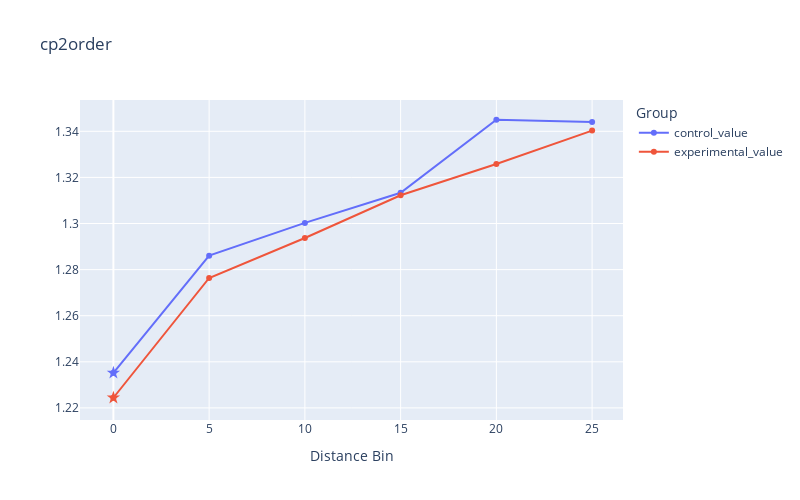
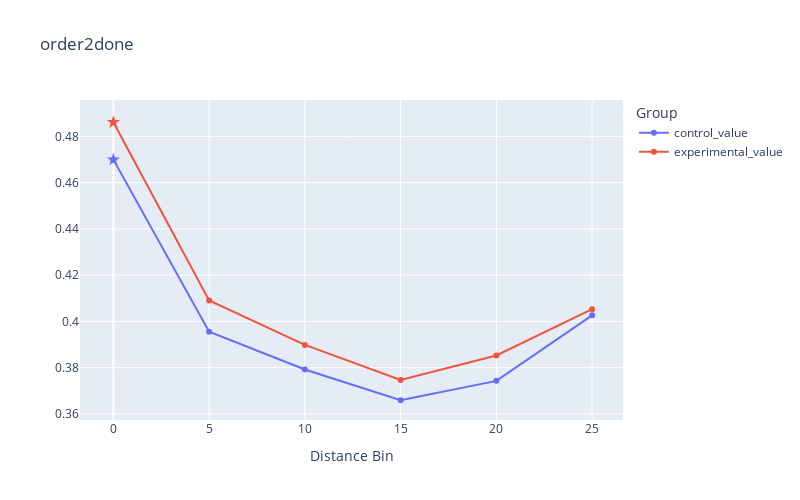
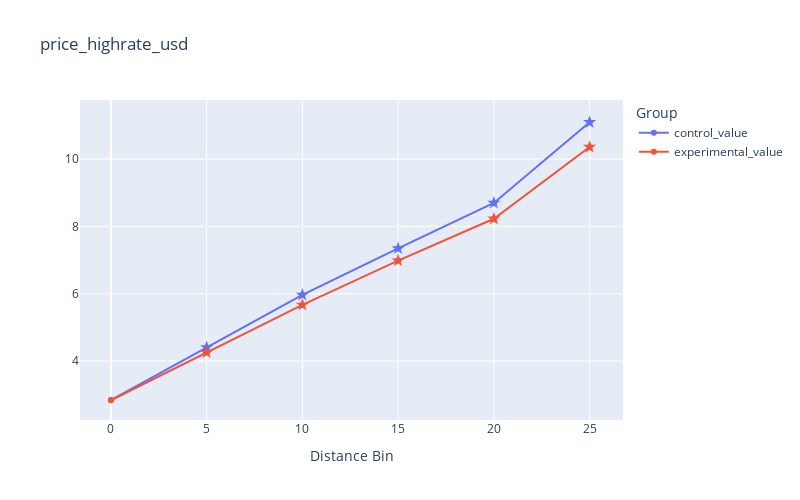
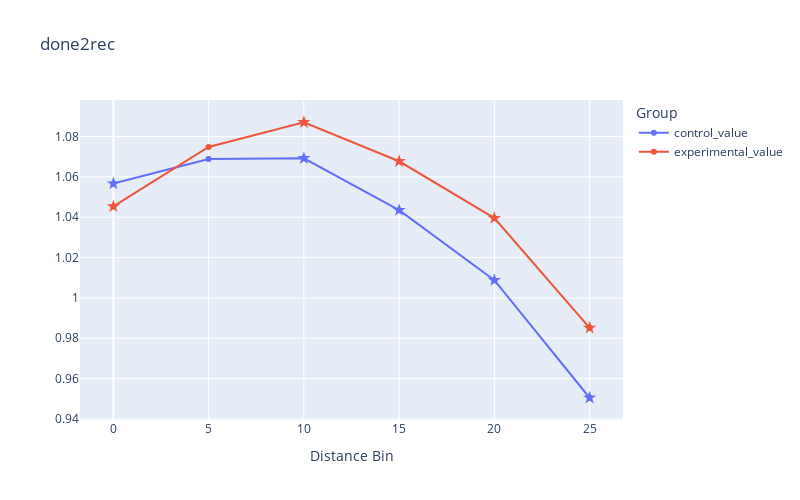

The cell these charts' notebook holds for them, in order:
### Code cell
filtered_df = df_results[df_results['metric'].isin(
    ['cp2order', 'order2done', 'price_highrate_usd', 'done2rec', 'dynamic_surge', 'balance', 'surge_gr_1_orders_share', 'surge_le_1_orders_share', 'surge_gr_1_cp2order', 'surge_le_1_cp2order', 'surge_gr_1_cp2done', 'surge_le_1_cp2done']
)]

# Melt the DataFrame for easier plotting
df_melted = filtered_df.melt(
    id_vars=["metric", "dist_bin", "is_significant"],
    value_vars=["control_value", "experimental_value"],
    var_name="value_type",
    value_name="value"
)

# Create a separate plot for each metric
unique_metrics = df_melted["metric"].unique()

for metric in unique_metrics:
    metric_data = df_melted[df_melted["metric"] == metric]
    
    # Add a column to indicate significant points
    metric_data["marker_style"] = metric_data["is_significant"].apply(lambda x: "star" if x else "circle")
    
    # Create the line plot
    fig = px.line(
        metric_data,
        x="dist_bin",
        y="value",
        color="value_type",
        markers=True,
        title=f"{metric}",
        labels={"value": "Value", "dist_bin": "Distance Bin", "value_type": "Group"}
    )
    
    # Extract line colors from the figure
    line_colors = {trace.name: trace.line.color for trace in fig.data if 'line' in trace}
    
    # Add scatter plots for significant points with matching colors
    for value_type in metric_data["value_type"].unique():
        value_data = metric_data[(metric_data["value_type"] == value_type) & (metric_data["is_significant"])]
        fig.add_scatter(
            x=value_data["dist_bin"],
            y=value_data["value"],
            mode="markers",
            marker=dict(
                symbol="star",
                size=10,
                color=line_colors[value_type]  # Use the same color as the corresponding line
            ),
            showlegend=False,  # Hide from legend
            hoverinfo='skip'  # Hide hover info
        )
    
    # Customize layout
    fig.update_layout(
        legend_title="Group",
        xaxis_title="Distance Bin",
        yaxis_title="",
        width=800,
        height=500
    )
    
    # Show the plot
    fig.show()

### Figure 1 — Plotly figure (JSON) as saved in the notebook; plotly's stock layout.template omitted (floating-point values rounded to 4 significant figures)
{"data": [{"hovertemplate": "Group=control_value<br>Distance Bin=%{x}<br>Value=%{y}<extra></extra>", "legendgroup": "control_value", "line": {"color": "#636efa", "dash": "solid"}, "marker": {"symbol": "circle"}, "mode": "lines+markers", "name": "control_value", "orientation": "v", "showlegend": true, "x": [0, 5, 10, 15, 20, 25], "xaxis": "x", "y": [1.235, 1.286, 1.3, 1.313, 1.345, 1.344], "yaxis": "y", "type": "scatter"}, {"hovertemplate": "Group=experimental_value<br>Distance Bin=%{x}<br>Value=%{y}<extra></extra>", "legendgroup": "experimental_value", "line": {"color": "#EF553B", "dash": "solid"}, "marker": {"symbol": "circle"}, "mode": "lines+markers", "name": "experimental_value", "orientation": "v", "showlegend": true, "x": [0, 5, 10, 15, 20, 25], "xaxis": "x", "y": [1.224, 1.276, 1.294, 1.312, 1.326, 1.34], "yaxis": "y", "type": "scatter"}, {"hoverinfo": "skip", "marker": {"color": "#636efa", "size": 10, "symbol": "star"}, "mode": "markers", "showlegend": false, "x": [0], "y": [1.235], "type": "scatter"}, {"hoverinfo": "skip", "marker": {"color": "#EF553B", "size": 10, "symbol": "star"}, "mode": "markers", "showlegend": false, "x": [0], "y": [1.224], "type": "scatter"}], "layout": {"xaxis": {"anchor": "y", "domain": [0.0, 1.0], "title": {"text": "Distance Bin"}}, "yaxis": {"anchor": "x", "domain": [0.0, 1.0], "title": {"text": ""}}, "legend": {"title": {"text": "Group"}, "tracegroupgap": 0}, "title": {"text": "cp2order"}, "width": 800, "height": 500}}

### Figure 2 — Plotly figure (JSON) as saved in the notebook; plotly's stock layout.template omitted (floating-point values rounded to 4 significant figures)
{"data": [{"hovertemplate": "Group=control_value<br>Distance Bin=%{x}<br>Value=%{y}<extra></extra>", "legendgroup": "control_value", "line": {"color": "#636efa", "dash": "solid"}, "marker": {"symbol": "circle"}, "mode": "lines+markers", "name": "control_value", "orientation": "v", "showlegend": true, "x": [0, 5, 10, 15, 20, 25], "xaxis": "x", "y": [0.47, 0.3955, 0.3792, 0.3659, 0.3743, 0.4026], "yaxis": "y", "type": "scatter"}, {"hovertemplate": "Group=experimental_value<br>Distance Bin=%{x}<br>Value=%{y}<extra></extra>", "legendgroup": "experimental_value", "line": {"color": "#EF553B", "dash": "solid"}, "marker": {"symbol": "circle"}, "mode": "lines+markers", "name": "experimental_value", "orientation": "v", "showlegend": true, "x": [0, 5, 10, 15, 20, 25], "xaxis": "x", "y": [0.4861, 0.409, 0.3898, 0.3746, 0.3852, 0.4053], "yaxis": "y", "type": "scatter"}, {"hoverinfo": "skip", "marker": {"color": "#636efa", "size": 10, "symbol": "star"}, "mode": "markers", "showlegend": false, "x": [0], "y": [0.47], "type": "scatter"}, {"hoverinfo": "skip", "marker": {"color": "#EF553B", "size": 10, "symbol": "star"}, "mode": "markers", "showlegend": false, "x": [0], "y": [0.4861], "type": "scatter"}], "layout": {"xaxis": {"anchor": "y", "domain": [0.0, 1.0], "title": {"text": "Distance Bin"}}, "yaxis": {"anchor": "x", "domain": [0.0, 1.0], "title": {"text": ""}}, "legend": {"title": {"text": "Group"}, "tracegroupgap": 0}, "title": {"text": "order2done"}, "width": 800, "height": 500}}

### Figure 3 — Plotly figure (JSON) as saved in the notebook; plotly's stock layout.template omitted (floating-point values rounded to 4 significant figures)
{"data": [{"hovertemplate": "Group=control_value<br>Distance Bin=%{x}<br>Value=%{y}<extra></extra>", "legendgroup": "control_value", "line": {"color": "#636efa", "dash": "solid"}, "marker": {"symbol": "circle"}, "mode": "lines+markers", "name": "control_value", "orientation": "v", "showlegend": true, "x": [0, 5, 10, 15, 20, 25], "xaxis": "x", "y": [2.842, 4.402, 5.964, 7.346, 8.696, 11.09], "yaxis": "y", "type": "scatter"}, {"hovertemplate": "Group=experimental_value<br>Distance Bin=%{x}<br>Value=%{y}<extra></extra>", "legendgroup": "experimental_value", "line": {"color": "#EF553B", "dash": "solid"}, "marker": {"symbol": "circle"}, "mode": "lines+markers", "name": "experimental_value", "orientation": "v", "showlegend": true, "x": [0, 5, 10, 15, 20, 25], "xaxis": "x", "y": [2.835, 4.256, 5.666, 6.983, 8.226, 10.36], "yaxis": "y", "type": "scatter"}, {"hoverinfo": "skip", "marker": {"color": "#636efa", "size": 10, "symbol": "star"}, "mode": "markers", "showlegend": false, "x": [5, 10, 15, 20, 25], "y": [4.402, 5.964, 7.346, 8.696, 11.09], "type": "scatter"}, {"hoverinfo": "skip", "marker": {"color": "#EF553B", "size": 10, "symbol": "star"}, "mode": "markers", "showlegend": false, "x": [5, 10, 15, 20, 25], "y": [4.256, 5.666, 6.983, 8.226, 10.36], "type": "scatter"}], "layout": {"xaxis": {"anchor": "y", "domain": [0.0, 1.0], "title": {"text": "Distance Bin"}}, "yaxis": {"anchor": "x", "domain": [0.0, 1.0], "title": {"text": ""}}, "legend": {"title": {"text": "Group"}, "tracegroupgap": 0}, "title": {"text": "price_highrate_usd"}, "width": 800, "height": 500}}

### Figure 4 — Plotly figure (JSON) as saved in the notebook; plotly's stock layout.template omitted (floating-point values rounded to 4 significant figures)
{"data": [{"hovertemplate": "Group=control_value<br>Distance Bin=%{x}<br>Value=%{y}<extra></extra>", "legendgroup": "control_value", "line": {"color": "#636efa", "dash": "solid"}, "marker": {"symbol": "circle"}, "mode": "lines+markers", "name": "control_value", "orientation": "v", "showlegend": true, "x": [0, 5, 10, 15, 20, 25], "xaxis": "x", "y": [1.057, 1.069, 1.069, 1.043, 1.009, 0.9505], "yaxis": "y", "type": "scatter"}, {"hovertemplate": "Group=experimental_value<br>Distance Bin=%{x}<br>Value=%{y}<extra></extra>", "legendgroup": "experimental_value", "line": {"color": "#EF553B", "dash": "solid"}, "marker": {"symbol": "circle"}, "mode": "lines+markers", "name": "experimental_value", "orientation": "v", "showlegend": true, "x": [0, 5, 10, 15, 20, 25], "xaxis": "x", "y": [1.045, 1.075, 1.087, 1.068, 1.04, 0.9852], "yaxis": "y", "type": "scatter"}, {"hoverinfo": "skip", "marker": {"color": "#636efa", "size": 10, "symbol": "star"}, "mode": "markers", "showlegend": false, "x": [0, 10, 15, 20, 25], "y": [1.057, 1.069, 1.043, 1.009, 0.9505], "type": "scatter"}, {"hoverinfo": "skip", "marker": {"color": "#EF553B", "size": 10, "symbol": "star"}, "mode": "markers", "showlegend": false, "x": [0, 10, 15, 20, 25], "y": [1.045, 1.087, 1.068, 1.04, 0.9852], "type": "scatter"}], "layout": {"xaxis": {"anchor": "y", "domain": [0.0, 1.0], "title": {"text": "Distance Bin"}}, "yaxis": {"anchor": "x", "domain": [0.0, 1.0], "title": {"text": ""}}, "legend": {"title": {"text": "Group"}, "tracegroupgap": 0}, "title": {"text": "done2rec"}, "width": 800, "height": 500}}
